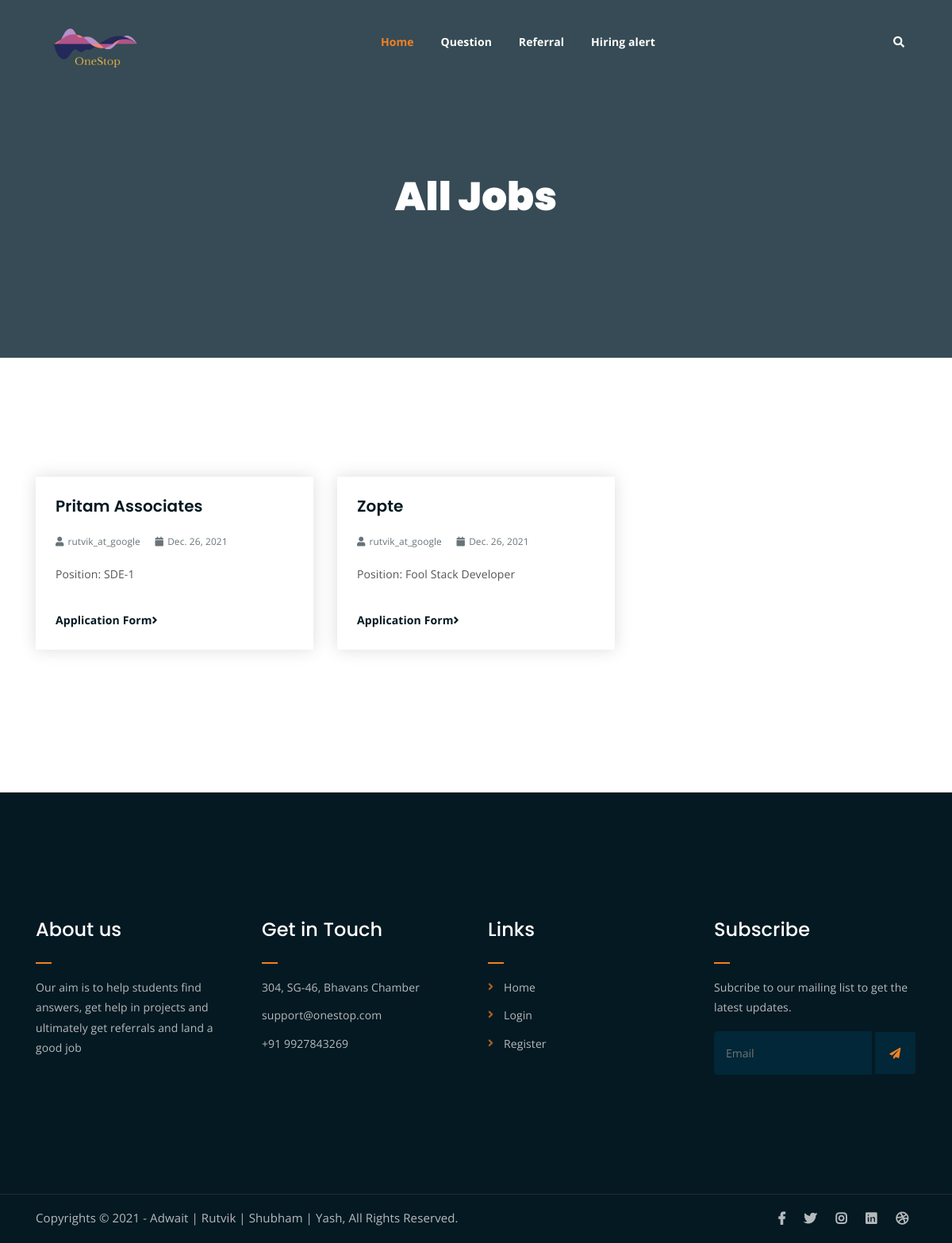
/jobs, run on an earlier commit of the app's database.
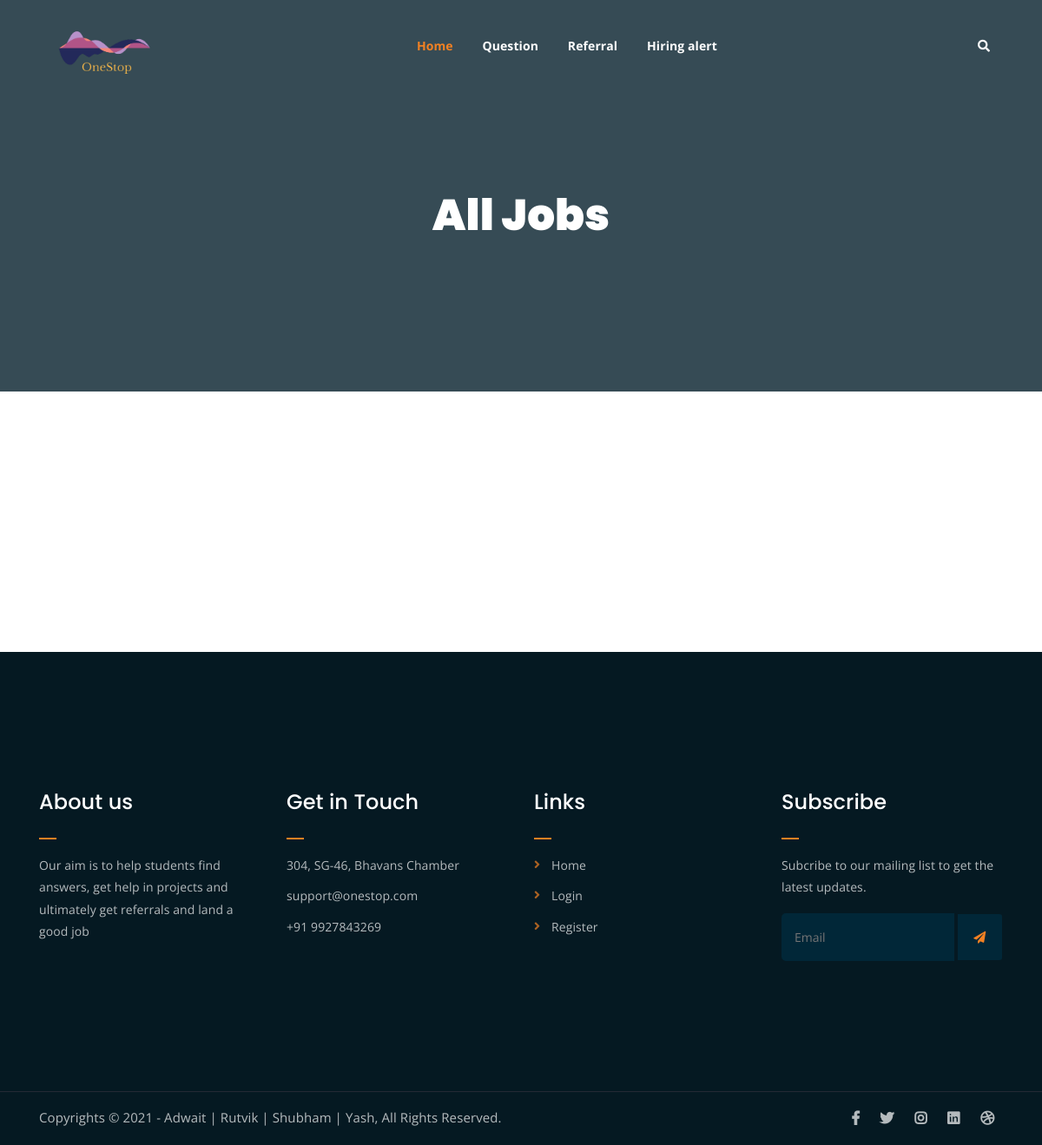
And on a later commit of the database.
### main/models.py (models this page shows)
class Job(models.Model):
    company_name = models.CharField(max_length=500)
    position = models.CharField(max_length=30)
    link = models.URLField(null=True)
    author = models.ForeignKey(User, on_delete=models.CASCADE)
    date_posted = models.DateField(default=datetime.datetime.now())

### main/views.py (the view)
# urls.py: path("jobs", jobs, name="jobs"),
def jobs(request):
    jobs = Job.objects.all()
    return render(request, "main/jobs.html", {"jobs": jobs})

### main/templates/main/jobs.html
{% extends "main/base.html" %} {% block content%}
<div class="breadcrumb-section breadcrumb-bg">
  <div class="container">
    <div class="row">
      <div class="col-lg-8 offset-lg-2 text-center">
        <div class="breadcrumb-text">
          <h1>All Jobs</h1>
          <br />
        </div>
      </div>
    </div>
  </div>
</div>
<div class="latest-news mt-150 mb-150">
  <div class="container">
    <div class="row">
      {% for job in jobs %}
      <div class="col-lg-4 col-md-6">
        <div class="single-latest-news">
          <div class="news-text-box">
            <h3>{{ job.company_name }}</h3>
            <p class="blog-meta">
              <span class="author"
                ><i class="fas fa-user"></i>{{ job.author }}</span
              >
              <span class="date"
                ><i class="fas fa-calendar"></i>{{ job.date_posted }}</span
              >
            </p>
            <p class="excerpt">Position: {{ job.position }}</p>
            <a class="read-more-btn" href="{{job.link}}" target="_blank">
              Application Form<i class="fas fa-angle-right"></i
            ></a>
          </div>
        </div>
      </div>
      {% endfor %}
    </div>
  </div>
</div>
{% endblock content%}

What changed in the data, as far as the page shows it:
removed Job: company_name "Pritam Associates", author "rutvik_at_google", date_posted "Dec. 26, 2021", position "SDE-1"
removed Job: company_name "Zopte", author "rutvik_at_google", date_posted "Dec. 26, 2021", position "Fool Stack Developer"
